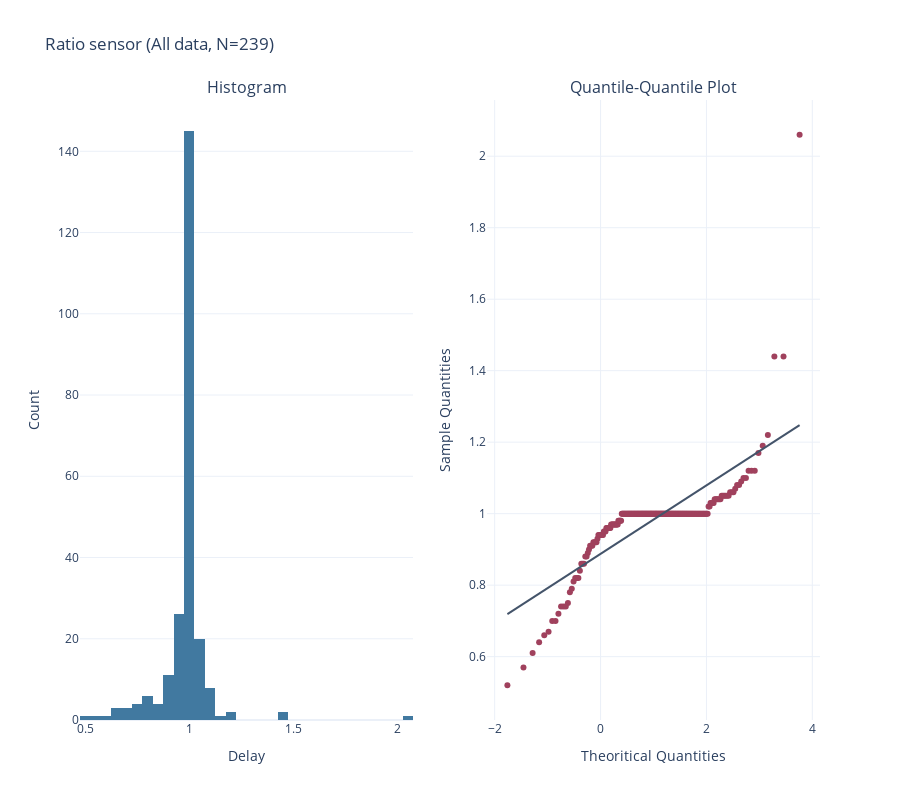
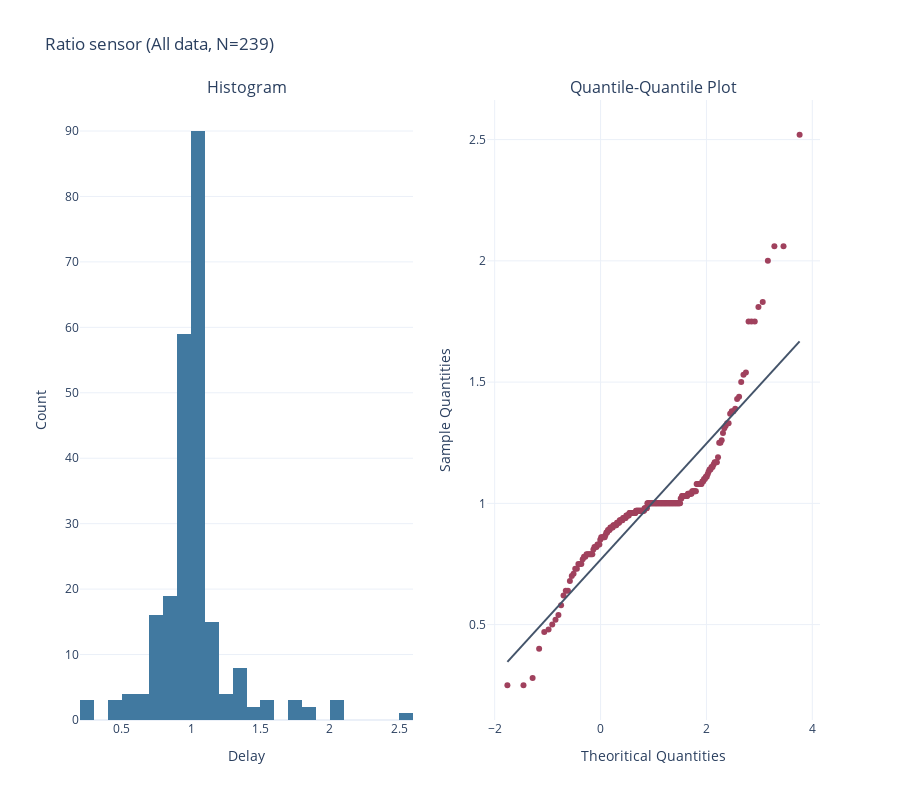

Notebook source saved alongside these figures, in order:
### Code cell
metric = "Ratio"
normality_test(fr_mag[metric], sensor=metric, type="All data")
normality_test(fr_pzt[metric], sensor=metric, type="All data")

### Figure 1 — Plotly figure (JSON) as saved in the notebook; plotly's stock layout.template omitted (floating-point values rounded to 4 significant figures; data arrays with more than 128 entries replaced by an {"elided": "..."} marker saying what was removed)
{"data": [{"marker": {"color": "#4179A0"}, "type": "histogram", "x": {"elided": "239 float values"}, "xaxis": "x", "yaxis": "y"}, {"marker": {"color": "#A0415D"}, "mode": "markers", "type": "scatter", "x": {"elided": "239 float values"}, "xaxis": "x2", "y": {"elided": "239 float values"}, "yaxis": "y2"}, {"line": {"color": "#44546A"}, "mode": "lines", "type": "scatter", "x": [-1.759, 3.759], "xaxis": "x2", "y": [0.719, 1.248], "yaxis": "y2"}], "layout": {"annotations": [{"font": {"size": 16}, "showarrow": false, "text": "Histogram", "x": 0.225, "xanchor": "center", "xref": "paper", "y": 1, "yanchor": "bottom", "yref": "paper"}, {"font": {"size": 16}, "showarrow": false, "text": "Quantile-Quantile Plot", "x": 0.775, "xanchor": "center", "xref": "paper", "y": 1, "yanchor": "bottom", "yref": "paper"}], "height": 800, "showlegend": false, "title": {"text": "Ratio sensor (All data, N=239)"}, "width": 900, "xaxis": {"anchor": "y", "domain": [0, 0.45], "title": {"text": "Delay"}, "zeroline": false}, "xaxis2": {"anchor": "y2", "domain": [0.55, 1], "title": {"text": "Theoritical Quantities"}, "zeroline": false}, "yaxis": {"anchor": "x", "domain": [0, 1], "title": {"text": "Count"}}, "yaxis2": {"anchor": "x2", "domain": [0, 1], "title": {"text": "Sample Quantities"}}}}

### Figure 2 — Plotly figure (JSON) as saved in the notebook; plotly's stock layout.template omitted (floating-point values rounded to 4 significant figures; data arrays with more than 128 entries replaced by an {"elided": "..."} marker saying what was removed)
{"data": [{"marker": {"color": "#4179A0"}, "type": "histogram", "x": {"elided": "239 float values"}, "xaxis": "x", "yaxis": "y"}, {"marker": {"color": "#A0415D"}, "mode": "markers", "type": "scatter", "x": {"elided": "239 float values"}, "xaxis": "x2", "y": {"elided": "239 float values"}, "yaxis": "y2"}, {"line": {"color": "#44546A"}, "mode": "lines", "type": "scatter", "x": [-1.759, 3.759], "xaxis": "x2", "y": [0.3465, 1.668], "yaxis": "y2"}], "layout": {"annotations": [{"font": {"size": 16}, "showarrow": false, "text": "Histogram", "x": 0.225, "xanchor": "center", "xref": "paper", "y": 1, "yanchor": "bottom", "yref": "paper"}, {"font": {"size": 16}, "showarrow": false, "text": "Quantile-Quantile Plot", "x": 0.775, "xanchor": "center", "xref": "paper", "y": 1, "yanchor": "bottom", "yref": "paper"}], "height": 800, "showlegend": false, "title": {"text": "Ratio sensor (All data, N=239)"}, "width": 900, "xaxis": {"anchor": "y", "domain": [0, 0.45], "title": {"text": "Delay"}, "zeroline": false}, "xaxis2": {"anchor": "y2", "domain": [0.55, 1], "title": {"text": "Theoritical Quantities"}, "zeroline": false}, "yaxis": {"anchor": "x", "domain": [0, 1], "title": {"text": "Count"}}, "yaxis2": {"anchor": "x2", "domain": [0, 1], "title": {"text": "Sample Quantities"}}}}
